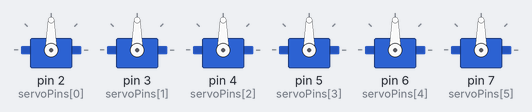
Bench run of a sketch on a simulated Arduino Uno, built with avr-gcc and run on an emulated ATmega328P. On the bench: 6 × servo.

Above: at 1.9 s.
Timing chart, 0 to 3.4 s (numbered marks = the images above):
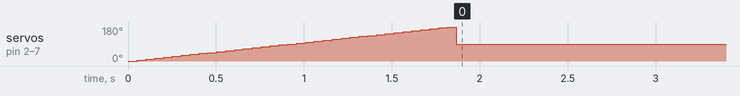

The sketch:

6-Servo_Sweep.ino
```cpp
#include <Servo.h>

Servo servos[6];
const int servoPins[6] = {2, 3, 4, 5, 6, 7};

void setup() {
  for (int i = 0; i < 6; i++) {
    servos[i].attach(servoPins[i]);
  }

  for (int angle = 0; angle <= 180; angle += 5) {
    for (int i = 0; i < 6; i++) {
      servos[i].write(angle);
    }
    delay(50);
  }

  for (int i = 0; i < 6; i++) {
    servos[i].write(90);
  }
}

void loop() {
}
```
